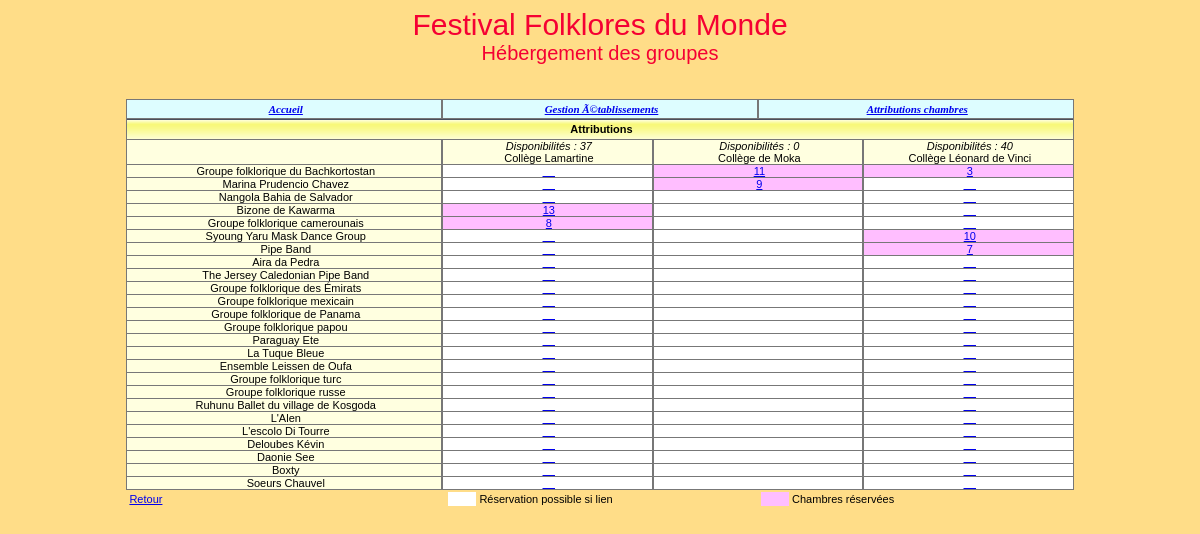
Page /modificationAttributions.php on the committed database.
### tables this page shows
CREATE TABLE IF NOT EXISTS `etablissement` (
  `id` char(8) NOT NULL,
  `nom` varchar(45) NOT NULL,
  `adresseRue` varchar(45) NOT NULL,
  `codePostal` char(5) NOT NULL,
  `ville` varchar(35) NOT NULL,
  `tel` varchar(13) NOT NULL,
  `adresseElectronique` varchar(70) DEFAULT NULL,
  `type` tinyint(4) NOT NULL,
  `civiliteResponsable` varchar(12) NOT NULL,
  `nomResponsable` varchar(25) NOT NULL,
  `prenomResponsable` varchar(25) DEFAULT NULL,
  `nombreChambresOffertes` int(11) DEFAULT NULL,
  PRIMARY KEY (`id`)
);

CREATE TABLE IF NOT EXISTS `groupe` (
  `id` char(4) NOT NULL,
  `nom` varchar(40) NOT NULL,
  `identiteResponsable` varchar(40) DEFAULT NULL,
  `adressePostale` varchar(120) DEFAULT NULL,
  `nombrePersonnes` int(11) NOT NULL,
  `nomPays` varchar(40) NOT NULL,
  `hebergement` char(1) NOT NULL,
  PRIMARY KEY (`id`)
);

CREATE TABLE IF NOT EXISTS `attribution` (
  `idEtab` char(8) NOT NULL,
  `idGroupe` char(4) NOT NULL,
  `nombreChambres` int(11) NOT NULL,
  PRIMARY KEY (`idEtab`,`idGroupe`),
  KEY `fk2_Attribution` (`idGroupe`)
);

### _gestionBase.inc.php (called while the page is built, shortened)
<?php
function obtenirReqEtablissementsOffrantChambres()
{
   $req="select id, nom, nombreChambresOffertes from Etablissement where
         nombreChambresOffertes!=0 order by id";
   return $req;
}
function obtenirNbEtabOffrantChambres($bdd)
{
   $req="select count(*) as nombreEtabOffrantChambres from Etablissement where
         nombreChambresOffertes!=0";
   $rsEtabOffrantChambres = $bdd->prepare($req);
	$rsEtabOffrantChambres->execute();
	$lgEtabOffrantChambres = $rsEtabOffrantChambres->fetch();
	return $lgEtabOffrantChambres["nombreEtabOffrantChambres"];
}
function obtenirReqIdNomGroupesAHeberger()
{
   $req="select id, nom from Groupe where hebergement='O' order by id";
   return $req;
}
function obtenirNbOccup($bdd, $idEtab)
{
   $req="select IFNULL(sum(nombreChambres), 0) as totalChambresOccup from
        Attribution where idEtab='$idEtab'";
	$rsOccup = $bdd->prepare($req);
	$rsOccup->execute();
	$lgOccup = $rsOccup->fetch();
   return $lgOccup["totalChambresOccup"];
}
function obtenirNbOccupGroupe($bdd, $idEtab, $idGroupe)
{
   $req="select nombreChambres From Attribution where idEtab='$idEtab'
        and idGroupe='$idGroupe'";
$rsAttribGroupe = $bdd->prepare($req);
	$rsAttribGroupe->execute();
   if ($lgAttribGroupe = $rsAttribGroupe->fetch())
      return $lgAttribGroupe["nombreChambres"];
   else
      return 0;
}
?>

### modificationAttributions.php (the view, shortened to what this page needs)
<?php
include("_debut.inc.php");
include("_gestionBase.inc.php");
$bdd=connect();
$nbEtabOffrantChambres=obtenirNbEtabOffrantChambres($bdd);
$nb=$nbEtabOffrantChambres+1;
$pourcCol=50/$nbEtabOffrantChambres;
echo "
<table width='80%' cellspacing='0' cellpadding='0' align='center'
class='tabQuadrille'>";
   echo "
   <tr class='enTeteTabQuad'>
      <td colspan=$nb><strong>Attributions</strong></td>
   </tr>";
   echo "
   <tr class='ligneTabQuad'>
      <td>&nbsp;</td>";
   $req=obtenirReqEtablissementsOffrantChambres();
   $rsEtab = $bdd->prepare($req);
	$rsEtab->execute();
	$lgEtab = $rsEtab->fetch();
   while ($lgEtab!=FALSE)
   {
      $idEtab=$lgEtab["id"];
      $nom=$lgEtab["nom"];
      $nbOffre=$lgEtab["nombreChambresOffertes"];
      $nbOccup=obtenirNbOccup($bdd, $idEtab);
      $nbChLib = $nbOffre - $nbOccup;
      echo "
      <td valign='top' width='$pourcCol%'><i>Disponibilités : $nbChLib </i> <br>
      $nom </td>";
	$lgEtab = $rsEtab->fetch();
   }
   echo "
   </tr>";
   $req=obtenirReqIdNomGroupesAHeberger();
   $rsGroupe = $bdd->prepare($req);
	$rsGroupe->execute();
	$lgGroupe = $rsGroupe->fetch();
   while ($lgGroupe!=FALSE)
   {
      $idGroupe=$lgGroupe['id'];
      $nom=$lgGroupe['nom'];
      echo "
      <tr class='ligneTabQuad'>
         <td width='25%'>$nom</td>";
      $req=obtenirReqEtablissementsOffrantChambres();
	  $rsEtab = $bdd->prepare($req);
	$rsEtab->execute();
	$lgEtab = $rsEtab->fetch();
      while ($lgEtab!=FALSE)
      {
         $idEtab=$lgEtab["id"];
         $nbOffre=$lgEtab["nombreChambresOffertes"];
         $nbOccup=obtenirNbOccup($bdd, $idEtab);
         $nbChLib = $nbOffre - $nbOccup;
         $nbOccupGroupe=obtenirNbOccupGroupe($bdd, $idEtab, $idGroupe);
         if ($nbOccupGroupe!=0)
         {
            $nbMax = $nbChLib + $nbOccupGroupe;
            echo "
            <td class='reserve'>
            <a href='donnerNbChambres.php?idEtab=$idEtab&amp;idGroupe=$idGroupe&amp;nbChambres=$nbMax'>
            $nbOccupGroupe</a></td>";
         }
         else
         {
            if ($nbChLib != 0)
            {
               echo "
               <td class='reserveSiLien'>
               <a href='donnerNbChambres.php?idEtab=$idEtab&amp;idGroupe=$idGroupe&amp;nbChambres=$nbChLib'>
               __</a></td>";
            }
            else
            {
               echo "<td class='reserveSiLien'>&nbsp;</td>";
            }
         }
	          $lgEtab = $rsEtab->fetch();
      }
	  	          $lgGroupe = $rsGroupe->fetch();
   }
echo "
</table>";
echo "
<table align='center' width='80%'>
   <tr>
      <td width='34%' align='left'><a href='consultationAttributions.php'>Retour</a>
      </td>
      <td class='reserveSiLien'>&nbsp;</td>
      <td width='30%' align='left'>Réservation possible si lien</td>
      <td class='reserve'>&nbsp;</td>
      <td width='30%' align='left'>Chambres réservées</td>
   </tr>
</table>";
?>

### css/cssGeneral.css (style rules this page uses)
.basePage { background-color:#FFDD88; color:black; font:11px Arial, Helvetica, sans-serif; }
td,tr { font:11px Arial, Helvetica, sans-serif; }
table.tabQuadrille td { border-bottom:1px solid #777777; border-right:1px solid #777777; border-left:1px solid #777777; border-top:1px #777777; padding-left:3px; }
tr.enTeteTabQuad { background-image:url('../images/xpBarre.jpg'); height:21px; text-align:center; }
tr.ligneTabQuad { background-color:#FFFFE0; text-align:center; color:black; }
td.reserveSiLien { background-color:#FFFFFF; color:black; }
td.reserve { background-color:#FFBEFF; color:black; }

### rows in the picture
etablissement: $pourcCol 16.666666666667 (drawn), nbChLib "37", nom "Collège Lamartine", id.nombreChambres "13", id.nombreChambres "8"
etablissement: $pourcCol 16.666666666667 (drawn), nbChLib "0", nom "Collège de Moka", id.nombreChambres "11", id.nombreChambres "9"
etablissement: $pourcCol 16.666666666667 (drawn), nbChLib "40", nom "Collège Léonard de Vinci", id.nombreChambres "3", id.nombreChambres "10", id.nombreChambres "7"
groupe: nom "Groupe folklorique du Bachkortostan"
groupe: nom "Marina Prudencio Chavez"
groupe: nom "Nangola Bahia de Salvador"
groupe: nom "Bizone de Kawarma"
groupe: nom "Groupe folklorique camerounais"
groupe: nom "Syoung Yaru Mask Dance Group"
groupe: nom "Pipe Band"
groupe: nom "Aira da Pedra"
groupe: nom "The Jersey Caledonian Pipe Band"
groupe: nom "Groupe folklorique des Émirats"
groupe: nom "Groupe folklorique mexicain"
groupe: nom "Groupe folklorique de Panama"
groupe: nom "Groupe folklorique papou"
groupe: nom "Paraguay Ete"
groupe: nom "La Tuque Bleue"
groupe: nom "Ensemble Leissen de Oufa"
groupe: nom "Groupe folklorique turc"
groupe: nom "Groupe folklorique russe"
groupe: nom "Ruhunu Ballet du village de Kosgoda"
groupe: nom "L'Alen"
groupe: nom "L'escolo Di Tourre"
groupe: nom "Deloubes Kévin"
groupe: nom "Daonie See"
groupe: nom "Boxty"
groupe: nom "Soeurs Chauvel"
